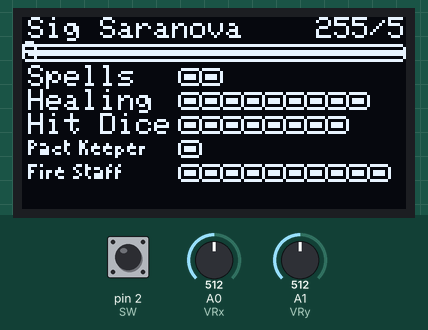
Recording of a sketch running on a simulated Arduino Uno, built with avr-gcc and run on an emulated ATmega328P. On the bench: 128×64 one-colour display. The inputs (shaded band) are chosen by the test bench; at power-on: pin 2 (SW) HIGH, A0 (VRx) = 512, A1 (VRy) = 512. EEPROM starts erased.

Above: at 1.2 s.
1.3 s: pin 2 (SW) pulled LOW for 0.15 s
At 2.7 s:
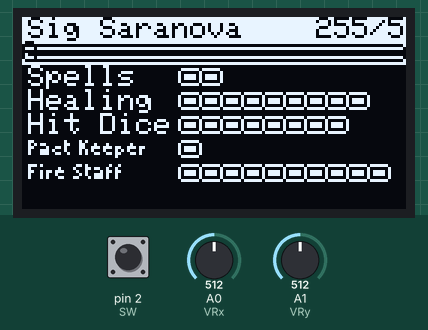
3.0 s: A0 (VRx) set to 654
4.5 s: A0 (VRx) set to 680
At 4.72 s:
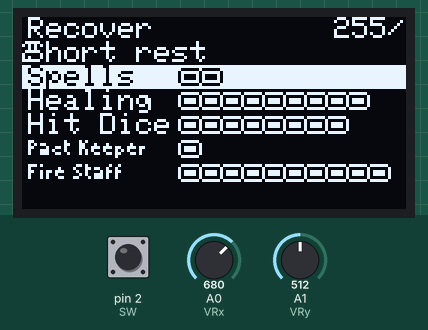
7.1 s: A1 (VRy) set to 695
At 7.9 s:
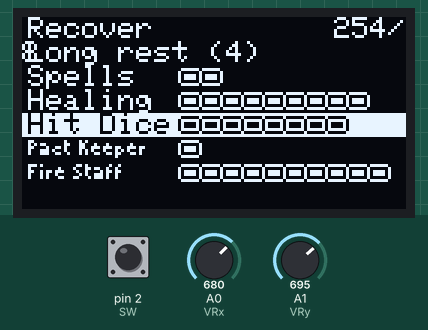
9.2 s: A0 (VRx) set to 511
At 9.66 s:
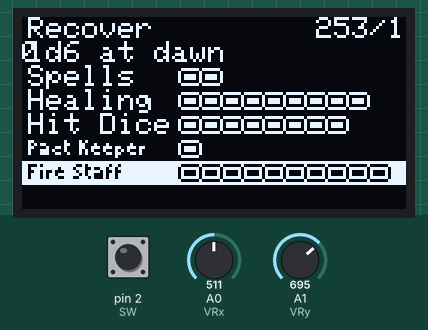
Timing chart, 0 to 12.2 s (numbered marks = the images above; inputs shaded):
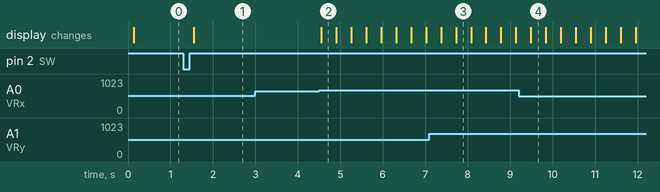

Measured:
- the behaviour switches between 670 and 671 on A0 (VRx) (found by bisection; images 1 and 2)
- after the input at 1.3 s, the display: changes after 0.25 s (image 1)
- after the input at 3.0 s, every drawn part: stays the same
- after the input at 4.5 s, the display: changes after 0.05 s (image 2)

The sketch:

sketch_may28a.ino
```cpp
#include <SPI.h>
#include <Wire.h>
#include <Adafruit_GFX.h>
#include <Adafruit_SSD1306.h>
#include <EEPROM.h>
#include <Fonts/Picopixel.h>
#define SCREEN_WIDTH 128 // OLED display width, in pixels
#define SCREEN_HEIGHT 64 // OLED display height, in pixels

// Declaration for an SSD1306 display connected to I2C (SDA, SCL pins)
#define OLED_RESET     -1 // Reset pin # (or -1 if sharing Arduino reset pin)
Adafruit_SSD1306 display(SCREEN_WIDTH, SCREEN_HEIGHT, &Wire, OLED_RESET);

int VRx = A0;
int VRy = A1;
int SW = 2;

struct ITEM {
  String label;
  String extra;
  byte value;
  byte max;
};

ITEM menu[6] = {
  { "HP", "", 56, 58},
  { "Spells", "Short rest", 1, 2},
  { "Healing", "Long rest", 4, 9 },
  { "Hit Dice", "Long rest (4)", 0, 8 },
  { "Pact Keeper", "Long rest", 0, 1 },
  { "Fire Staff", "1d6 at dawn", 3, 10 }
};

byte MAX_MENU = 5;

bool edit_mode = true;
byte selected_val = 0;

// ================
// Debounce control
// ================
int buttonState;             // the current reading from the input pin
int lastButtonState = LOW;   // the previous reading from the input pin
// the following variables are unsigned longs because the time, measured in
// milliseconds, will quickly become a bigger number than can be stored in an int.
unsigned long lastDebounceTime = 0;  // the last time the output pin was toggled
int debounceDelay = 50;    // the debounce time; increase if the output flickers
int idleDelay = 15000;    // the debounce time; increase if the output flickers

void debounce() {

  int reading = digitalRead(SW);                       //A variável leitura recebe a leitura do pino do botão: HIGH (pressionado) ou LOW (Desacionado)

  if (reading != lastButtonState) {                       //Se a leitura atual for diferente da leitura anterior
    lastDebounceTime = millis();                          //Reseta a variável tempoUltimoDebounce atribuindo o tempo atual para uma nova contagem
  }

  if ((millis() - lastDebounceTime) > debounceDelay) { //Se o resultado de (tempo atual - tempoUltimoDebounce) for maior que o tempo que determinamos (tempoDebounce), ou seja, já passou os 50 milissegundos que é o tempo que o botão precisa ficar pressionado para ter a certeza de que ele realmente foi pressionado? Se sim faça:
    if (reading != buttonState) {                         //Verifica se a leitura do botão mudou, ou seja, se é diferente do status que o botão tinha da última vez. Se sim, faça:
      buttonState = reading;                              //statusBotao recebe o que foi lido na variável leitura (pressionado = 1 e não pressionado = 0)
      if (buttonState == HIGH) {                          //Se o statusBotao é igual a HIGH significa que o botão foi pressionado, então faça:
        edit_mode = !edit_mode;
        draw();
      }
    }
  }
  lastButtonState = reading;                            //Atualiza a variável ultimoStatusBotao para o que foi lido na variável leitura

}

void setup() {
  // initialize with the I2C addr 0x3C
  display.begin(SSD1306_SWITCHCAPVCC, 0x3C);

//  Serial.begin(9600);

  // PINs do joystick
  pinMode(VRx, INPUT);
  pinMode(VRy, INPUT);
  pinMode(SW, INPUT_PULLUP);

  for (byte i = 0; i < 6; i++)
    menu[i].value = EEPROM.read(i);

}

void draw_menu_item(ITEM item, byte y, bool selected) {
  if (selected)
    display.fillRect(0, y, 128, 8, WHITE);
  display.setTextColor(selected ? BLACK : WHITE, selected ? WHITE : BLACK);
  if (item.label.length() > 8) {
    display.setFont(&Picopixel);
    display.setCursor(2, y + 5);
  } else {
    display.setFont();
    display.setCursor(2, y);
  }
  display.print(item.label);
  for (byte i = 0; i < item.max; i++) {
    if (item.value > i) {
      display.drawRoundRect(52 + 7 * i,     y + 1,     8, 6, 2, selected ? BLACK : WHITE);
      display.fillRect     (52 + 7 * i + 2, y + 1 + 2, 4, 2,    selected ? BLACK : WHITE);
    } else
      display.drawRoundRect(52 + 7 * i,     y + 1,     8, 6, 2, selected ? BLACK : WHITE);
  }
}

void draw() {

  bool selected = edit_mode && selected_val == 0;

  display.clearDisplay();
  if (selected)
    display.fillRect(0, 0, 128, 16, WHITE);
  display.setTextSize(1);
  display.setTextColor(selected ? BLACK : WHITE);
  display.setFont();


  if (edit_mode && selected_val > 0) {
    display.setCursor(2, 0);
    display.println("Recover");
    display.setCursor(2, 8);
    display.println(menu[selected_val].extra);
  } else {
    // Nome
    display.setCursor(2, 0);
    display.print("Sig Saranova");

    // HP Bar
    display.drawRoundRect(0, 9, 128, 6, 2, selected ? BLACK : WHITE);
    display.fillRoundRect(2, 11, (menu[0].value * 124)/ menu[0].max, 2, 0, selected ? BLACK : WHITE);
  }

  // Valores
  byte x = 110;
  if (menu[edit_mode ? selected_val : 0].value > 9)
    x -= 6;
  if (menu[edit_mode ? selected_val : 0].max > 9)
    x -= 6;
  display.setCursor(x, 0);

  display.print(menu[edit_mode ? selected_val : 0].value);
  display.print("/");
  display.print(menu[edit_mode ? selected_val : 0].max);

  for (byte i = 1; i < 6; i++)
    draw_menu_item(menu[i], 8 + i * 8, edit_mode && selected_val == i);

  display.display();
  display.clearDisplay();
}


void read_analog() {
  if (edit_mode) {
    int max = 685;
    int toler = 15;

    int reading = analogRead(VRx);
    bool up = reading < toler;
    bool down = reading > max - toler;

    reading = analogRead(VRy);
    bool right = reading < toler;
    bool left = reading > max - toler;
    if (up || down) {

      if (up && selected_val == 0)
        selected_val = MAX_MENU;
      else if (down && selected_val == MAX_MENU)
        selected_val = 0;
      else
        selected_val += up ? -1 : +1;

      draw();
      delay(300);
    }

    if (left or right) {
      if (left && menu[selected_val].value > 0) {
        menu[selected_val].value = menu[selected_val].value - 1;
      }
      if (right && menu[selected_val].value < menu[selected_val].max) {
        menu[selected_val].value = menu[selected_val].value + 1;
      }
      EEPROM.write(selected_val, menu[selected_val].value);
      draw();

      // HP tem um delay menor que as outras opções
      delay(selected_val == 0 ? 100: 300);
    }

    if (left or right or up or down)
      lastDebounceTime = millis();
  }
}

void check_idle() {
  if (edit_mode && millis() > lastDebounceTime + idleDelay) {
    edit_mode = false;
    draw();
  }
}

void loop() {
  debounce();
  read_analog();
  check_idle();
}
```
